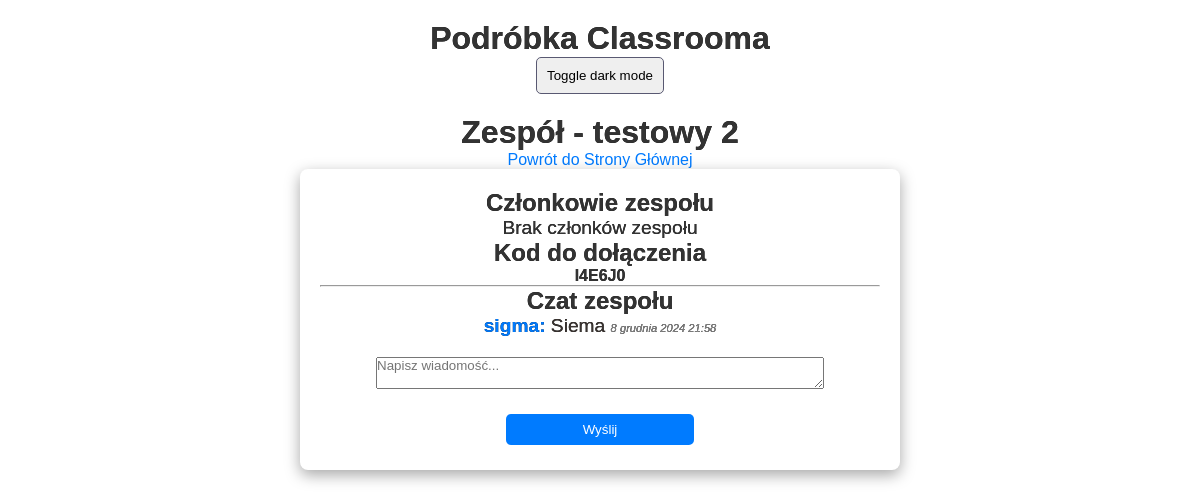
The page /orgs/team/6/ on the database its author committed.
### Aplikacja_Glowna/models.py (models this page shows, shortened)
class Team(models.Model):
    name = models.CharField(max_length=255)
    code = models.CharField(max_length=10, unique=True, default=generate_team_code)  # Dodanie domyślnego generatora kodów
    owner = models.ForeignKey(User, on_delete=models.CASCADE, related_name='owned_teams')
    members = models.ManyToManyField(User, related_name='teams')

class ChatMessage(models.Model):
    user = models.ForeignKey(User, on_delete=models.CASCADE)
    team = models.ForeignKey(Team, related_name="messages", on_delete=models.CASCADE)  # relacja z zespołem
    content = models.TextField()
    timestamp = models.DateTimeField(auto_now_add=True)

### Aplikacja_Glowna/views.py (the view)
# urls.py: path('team/<int:team_id>/', views.team_detail, name='team_detail'),
def team_detail(request, team_id):
    team = get_object_or_404(Team, id=team_id)
    messages = team.messages.all().order_by('timestamp')
    return render(request, 'team_detail.html', {
        'team': team,
        'messages': messages,
    })

### Aplikacja_Glowna/templates/team_detail.html (shortened to what this page needs)
{% extends "base.html" %}
{% load static %}
{% block content %}
    <h1>Zespół - {{ team.name }}</h1>
    <nav>
        <a href="{% url 'main' %}">Powrót do Strony Głównej</a> <br>
    </nav>
    <main>
        <section>
            <h2>Członkowie zespołu</h2>
            {% if team.members.all %}
                <ul>
                    {% for member in team.members.all %}
                    <li>{{ member.username }}</li>
                    {% endfor %}
                </ul>
            {% else %}
                <p>Brak członków zespołu</p>
            {% endif %}
        </section>
        <section>
            <h2>Kod do dołączenia</h2>
            <h4>{{ team.code }}</h4>
        </section>
        <hr>
        <section id="chat-section">
            <h2>Czat zespołu</h2>
            <div id="chat-box">
                {% for message in messages %}
                <p><strong>{{ message.user.username }}:</strong> {{ message.content }} <em>{{ message.timestamp }}</em></p>
                {% endfor %}
            </div>
            <form id="chat-form" data-url="{% url 'send_message' team.id %}" data-csrf="{{ csrf_token }}">
                <textarea id="message-content" placeholder="Napisz wiadomość..."></textarea>
                <button type="submit">Wyślij</button>
            </form>
        </section>
    </main>
{% endblock %}

### orgs/static/styles.css (style rules this page uses)
* { box-sizing: border-box; margin: 0; padding: 0; font-family: Arial, sans-serif; }
a { text-decoration: none; color: #007bff; transition: color 0.2s; }
body { display: flex; flex-direction: column; align-items: center; padding: 20px; background-color: white; color: black; transition: background-color 0.2s, color 0.2s; }
h1 { color: #333; font-size: 2rem; transition: color 0.2s; }
p { font-size: 1.2rem; transition: color 0.2s; }
main { max-width: 600px; width: 100%; background-color: white; border-radius: 8px; padding: 20px; box-shadow: rgba(0, 0, 0, 0.35) 0px 5px 15px; transition: background-color 0.2s, color 0.2s; }
main p, h1, h2, h3, h4, h5, h6 { justify-self: center; color: #333; text-shadow: 0px 0px 0px #000; transition: color 0.2s, text-shadow 0.2s; }
#message-content { width: 80%; margin: 20px; display: flex; flex-direction: column; align-items: center; }
#chat-form { display: flex; flex-direction: column; align-items: center; }
#chat-box p { color: #3a3431; }
#chat-box em { color: #888; font-size: 0.7rem; }
#chat-box strong { color: #007bff; }
button[type="submit"] { padding: 8px 15px; background-color: #007bff; color: #fff; border: none; border-radius: 5px; cursor: pointer; transition: background-color 0.2s, color 0.2s; margin: 5px; width: 33.5%; }

### rows shown on the page
Team: name "testowy 2", code "I4E6J0"
ChatMessage: user.username "sigma", content "Siema", timestamp "8 grudnia 2024 21:58"
